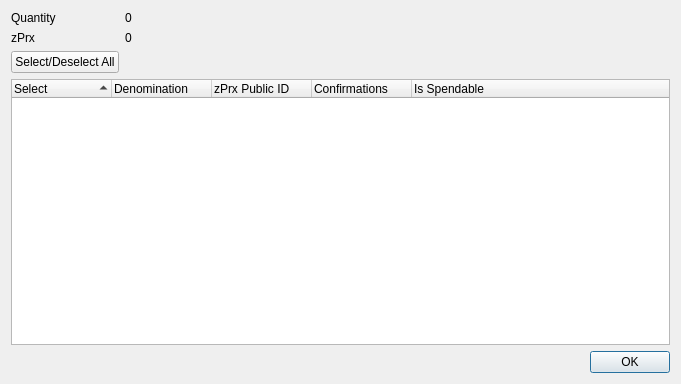
<?xml version="1.0" encoding="UTF-8"?>
<ui version="4.0">
 <class>ZPrxControlDialog</class>
 <widget class="QDialog" name="ZPrxControlDialog">
  <property name="geometry">
   <rect>
    <x>0</x>
    <y>0</y>
    <width>681</width>
    <height>384</height>
   </rect>
  </property>
  <property name="minimumSize">
   <size>
    <width>681</width>
    <height>384</height>
   </size>
  </property>
  <property name="windowTitle">
   <string>Select zPrx to Spend</string>
  </property>
  <layout class="QGridLayout" name="gridLayout">
   <item row="0" column="0">
    <layout class="QFormLayout" name="formLayout">
     <property name="sizeConstraint">
      <enum>QLayout::SetDefaultConstraint</enum>
     </property>
     <item row="0" column="0">
      <widget class="QLabel" name="labelQuantity">
       <property name="text">
        <string>Quantity</string>
       </property>
      </widget>
     </item>
     <item row="0" column="1">
      <widget class="QLabel" name="labelQuantity_int">
       <property name="text">
        <string>0</string>
       </property>
      </widget>
     </item>
     <item row="1" column="0">
      <widget class="QLabel" name="labelZPrx">
       <property name="text">
        <string>zPrx</string>
       </property>
      </widget>
     </item>
     <item row="1" column="1">
      <widget class="QLabel" name="labelZPrx_int">
       <property name="text">
        <string>0</string>
       </property>
      </widget>
     </item>
     <item row="2" column="0">
      <widget class="QPushButton" name="pushButtonAll">
       <property name="text">
        <string>Select/Deselect All</string>
       </property>
      </widget>
     </item>
    </layout>
   </item>
   <item row="1" column="0">
    <layout class="QVBoxLayout" name="verticalLayout">
     <item>
      <widget class="QTreeWidget" name="treeWidget">
       <property name="minimumSize">
        <size>
         <width>0</width>
         <height>250</height>
        </size>
       </property>
       <property name="alternatingRowColors">
        <bool>true</bool>
       </property>
       <property name="sortingEnabled">
        <bool>true</bool>
       </property>
       <property name="columnCount">
        <number>5</number>
       </property>
       <attribute name="headerDefaultSectionSize">
        <number>100</number>
       </attribute>
       <column>
        <property name="text">
         <string notr="true">Select</string>
        </property>
       </column>
       <column>
        <property name="text">
         <string notr="true">Denomination</string>
        </property>
       </column>
       <column>
        <property name="text">
         <string notr="true">zPrx Public ID</string>
        </property>
       </column>
       <column>
        <property name="text">
         <string notr="true">Confirmations</string>
        </property>
       </column>
       <column>
        <property name="text">
         <string>Is Spendable</string>
        </property>
       </column>
      </widget>
     </item>
     <item>
      <widget class="QDialogButtonBox" name="buttonBox">
       <property name="orientation">
        <enum>Qt::Horizontal</enum>
       </property>
       <property name="standardButtons">
        <set>QDialogButtonBox::Ok</set>
       </property>
      </widget>
     </item>
    </layout>
   </item>
  </layout>
 </widget>
 <resources/>
 <connections>
  <connection>
   <sender>buttonBox</sender>
   <signal>accepted()</signal>
   <receiver>ZPrxControlDialog</receiver>
   <slot>accept()</slot>
   <hints>
    <hint type="sourcelabel">
     <x>248</x>
     <y>254</y>
    </hint>
    <hint type="destinationlabel">
     <x>157</x>
     <y>274</y>
    </hint>
   </hints>
  </connection>
  <connection>
   <sender>buttonBox</sender>
   <signal>rejected()</signal>
   <receiver>ZPrxControlDialog</receiver>
   <slot>reject()</slot>
   <hints>
    <hint type="sourcelabel">
     <x>316</x>
     <y>260</y>
    </hint>
    <hint type="destinationlabel">
     <x>286</x>
     <y>274</y>
    </hint>
   </hints>
  </connection>
 </connections>
</ui>
